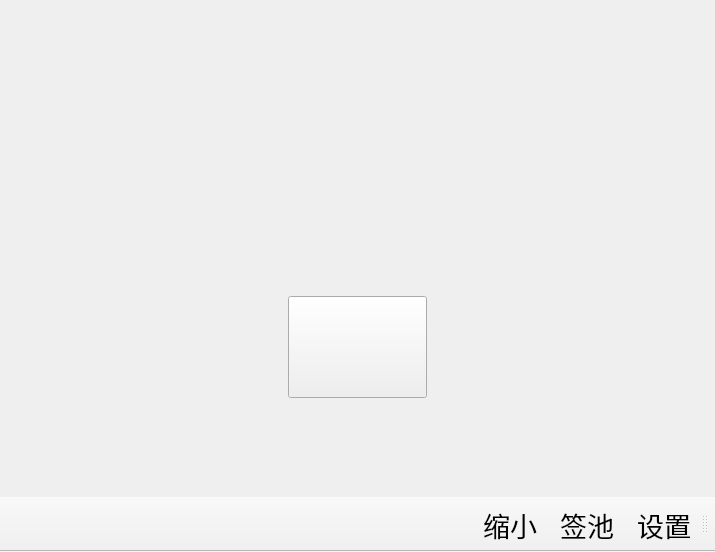
<?xml version="1.0" encoding="UTF-8"?>
<ui version="4.0">
 <class>QWMainWindow</class>
 <widget class="QMainWindow" name="QWMainWindow">
  <property name="geometry">
   <rect>
    <x>0</x>
    <y>0</y>
    <width>715</width>
    <height>552</height>
   </rect>
  </property>
  <property name="windowTitle">
   <string>抽号器</string>
  </property>
  <property name="windowIcon">
   <iconset resource="QWMainWindow.qrc">
    <normaloff>:/QWMainWindow/images/抽号.ico</normaloff>:/QWMainWindow/images/抽号.ico</iconset>
  </property>
  <property name="layoutDirection">
   <enum>Qt::RightToLeft</enum>
  </property>
  <widget class="QWidget" name="centralwidget">
   <layout class="QVBoxLayout" name="verticalLayout" stretch="5,5,1,4,0">
    <item>
     <spacer name="verticalSpacer">
      <property name="orientation">
       <enum>Qt::Vertical</enum>
      </property>
      <property name="sizeHint" stdset="0">
       <size>
        <width>20</width>
        <height>114</height>
       </size>
      </property>
     </spacer>
    </item>
    <item>
     <layout class="QHBoxLayout" name="horizontalLayout" stretch="5">
      <item>
       <widget class="QLabel" name="outputLabel">
        <property name="sizePolicy">
         <sizepolicy hsizetype="Preferred" vsizetype="Preferred">
          <horstretch>0</horstretch>
          <verstretch>1</verstretch>
         </sizepolicy>
        </property>
        <property name="font">
         <font>
          <family>Times New Roman</family>
          <pointsize>50</pointsize>
         </font>
        </property>
        <property name="text">
         <string/>
        </property>
        <property name="alignment">
         <set>Qt::AlignCenter</set>
        </property>
       </widget>
      </item>
     </layout>
    </item>
    <item>
     <spacer name="horizontalSpacer_5">
      <property name="orientation">
       <enum>Qt::Horizontal</enum>
      </property>
      <property name="sizeHint" stdset="0">
       <size>
        <width>690</width>
        <height>20</height>
       </size>
      </property>
     </spacer>
    </item>
    <item>
     <layout class="QHBoxLayout" name="horizontalLayout_3" stretch="6,3,6">
      <property name="sizeConstraint">
       <enum>QLayout::SetDefaultConstraint</enum>
      </property>
      <item>
       <spacer name="horizontalSpacer_3">
        <property name="orientation">
         <enum>Qt::Horizontal</enum>
        </property>
        <property name="sizeHint" stdset="0">
         <size>
          <width>40</width>
          <height>20</height>
         </size>
        </property>
       </spacer>
      </item>
      <item>
       <widget class="QPushButton" name="mainButton">
        <property name="sizePolicy">
         <sizepolicy hsizetype="Minimum" vsizetype="Expanding">
          <horstretch>0</horstretch>
          <verstretch>1</verstretch>
         </sizepolicy>
        </property>
        <property name="autoFillBackground">
         <bool>false</bool>
        </property>
        <property name="text">
         <string/>
        </property>
        <property name="iconSize">
         <size>
          <width>65</width>
          <height>65</height>
         </size>
        </property>
       </widget>
      </item>
      <item>
       <spacer name="horizontalSpacer_4">
        <property name="orientation">
         <enum>Qt::Horizontal</enum>
        </property>
        <property name="sizeHint" stdset="0">
         <size>
          <width>40</width>
          <height>20</height>
         </size>
        </property>
       </spacer>
      </item>
     </layout>
    </item>
    <item>
     <spacer name="verticalSpacer_2">
      <property name="orientation">
       <enum>Qt::Vertical</enum>
      </property>
      <property name="sizeHint" stdset="0">
       <size>
        <width>20</width>
        <height>90</height>
       </size>
      </property>
     </spacer>
    </item>
   </layout>
  </widget>
  <widget class="QToolBar" name="toolBar">
   <property name="font">
    <font>
     <family>18thCentury</family>
     <pointsize>20</pointsize>
    </font>
   </property>
   <property name="windowTitle">
    <string>toolBar</string>
   </property>
   <property name="iconSize">
    <size>
     <width>45</width>
     <height>40</height>
    </size>
   </property>
   <attribute name="toolBarArea">
    <enum>BottomToolBarArea</enum>
   </attribute>
   <attribute name="toolBarBreak">
    <bool>false</bool>
   </attribute>
   <addaction name="actSettings"/>
   <addaction name="actLotPool"/>
   <addaction name="actSimpleWin"/>
  </widget>
  <action name="actSettings">
   <property name="icon">
    <iconset resource="QWMainWindow.qrc">
     <normaloff>:/QWMainWindow/images/设置.png</normaloff>:/QWMainWindow/images/设置.png</iconset>
   </property>
   <property name="text">
    <string>设置</string>
   </property>
   <property name="toolTip">
    <string>打开设置</string>
   </property>
  </action>
  <action name="actLotPool">
   <property name="icon">
    <iconset resource="QWMainWindow.qrc">
     <normaloff>:/QWMainWindow/images/列表.png</normaloff>:/QWMainWindow/images/列表.png</iconset>
   </property>
   <property name="text">
    <string>签池</string>
   </property>
   <property name="toolTip">
    <string>编辑签池</string>
   </property>
  </action>
  <action name="actSimpleWin">
   <property name="icon">
    <iconset resource="QWMainWindow.qrc">
     <normaloff>:/QWMainWindow/images/缩小.png</normaloff>:/QWMainWindow/images/缩小.png</iconset>
   </property>
   <property name="text">
    <string>缩小</string>
   </property>
   <property name="toolTip">
    <string>转为小窗口</string>
   </property>
  </action>
 </widget>
 <resources>
  <include location="QWMainWindow.qrc"/>
 </resources>
 <connections/>
</ui>
